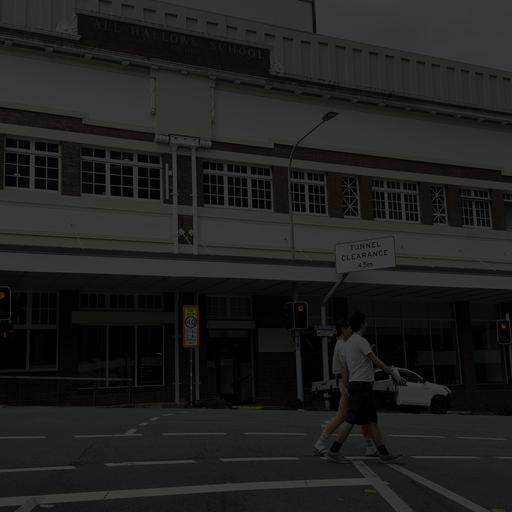
%> input picture Proposed_1(LLIE-CNN-Fused)/dataset/D2.jpg, 512 x 512 px
$ octave --eval "rgbtohsi('../dataset/D2.jpg');"   (GNU Octave 9; MATLAB toolbox functions it lacks are replaced by stand-ins)
%> lines starting %> are read from the running program, lines starting %| are printed output that depends on the picture; in (x1, y1, x2, y2) boxes, pixels count from 0 and x2, y2 are one past the last pixel; in counts of white or black regions, pixels touching at a corner belong together; the program's own positions count from 1
%Question No:10
%Write a MATLAB function which converts an RGB to HSI. Display the Hue
%image, Saturation image and the Intensity image. Histogram equalize the H,
%S and I images and the HSI image. Then convert the HSI image back to RGB.
function rgbtohsi(x)
%> called with x = '../dataset/D2.jpg'
F=imread(x);
%> F is the input picture: size 512x512x3 uint8; mean R, G, B 31, 31.3, 30.5
F=im2double(F);
%> F: size 512x512x3 double
r=F(:,:,1);
g=F(:,:,2);
b=F(:,:,3);
th=acos((0.5*((r-g)+(r-b)))./((sqrt((r-g).^2+(r-b).*(g-b)))+eps));
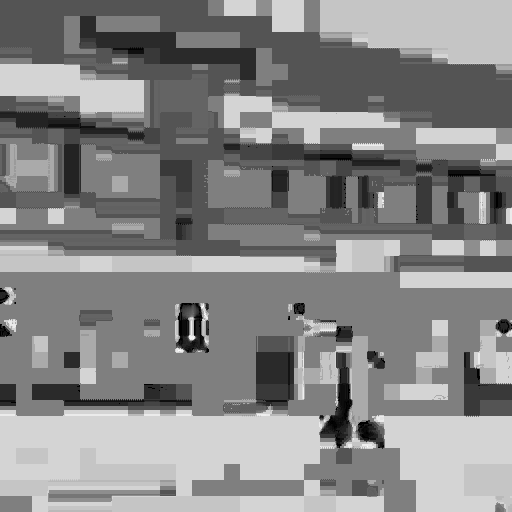
%> th: size 512x512 double; min 7.88e-08, max 3.14, mean 1.67; drawn with min black and max white
H=th;
H(b>g)=2*pi-H(b>g);
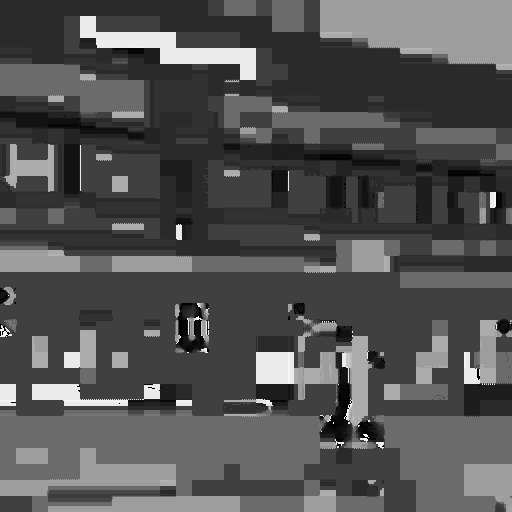
%> H: size 512x512 double; 15.73% of pixels changed, all inside (x1, y1, x2, y2) = (0, 0, 512, 512); drawn with min black and max white
H=H/(2*pi);
S=1-3.*(min(min(r,g),b))./(r+g+b+eps);
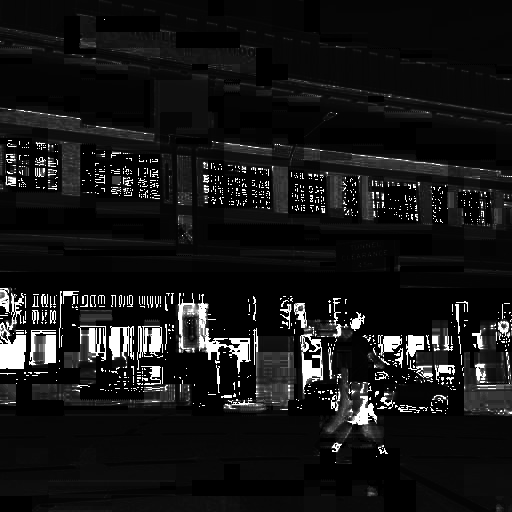
%> S: size 512x512 double; min 2.22e-16, max 1, mean 0.0881
I=(r+g+b)/3;
hsi=cat(3,H,S,I);
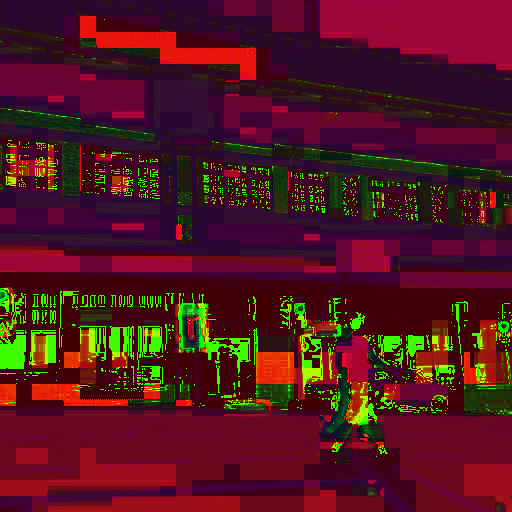
%> hsi: size 512x512x3 double; mean R, G, B 0.323, 0.0881, 0.121
HE=H*2*pi;
HE=histeq(HE);
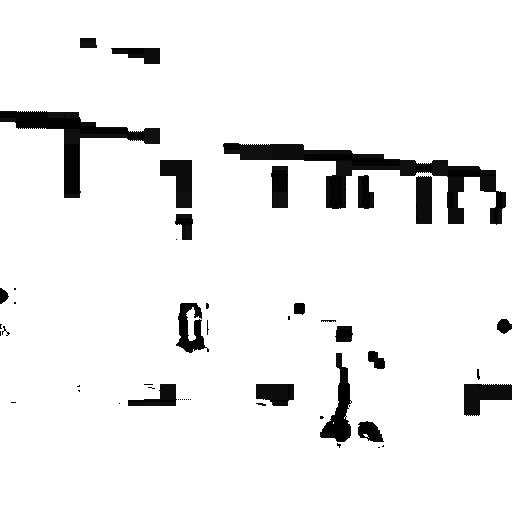
%> HE: size 512x512 double; min 0, max 1, mean 0.931
HE=HE/(2*pi);
SE=histeq(S);
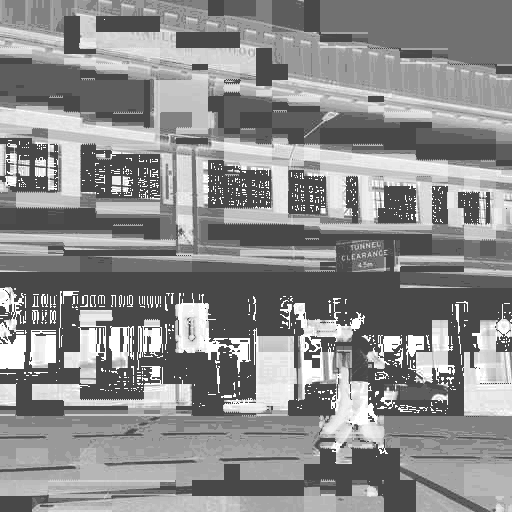
%> SE: size 512x512 double; min 0.286, max 1, mean 0.551
IE=histeq(I);
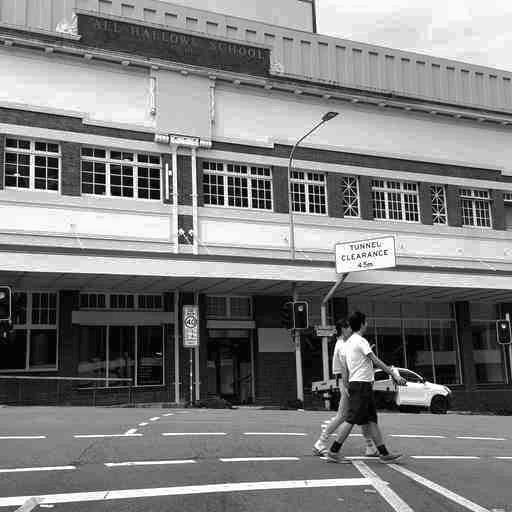
%> IE: size 512x512 double; min 0.0159, max 1, mean 0.501
choice=input('1:RGB to HSI\n2:Display Hue, Saturation and Intensity Images\n3:HSI to RGB\n4:Hue-Equalization\n5:Saturation-Equalization\n6:Intensity-Equalization\n7:HSI-Equalization\n Enter your choice :');
%> the answer given: 1
switch choice
    case 1
        figure,imshow(F),title('RGB Image');
        figure, imshow(hsi),title('HSI Image');
    case 2
        figure,imshow(F),title('RGB Image');
        figure, imshow(H),title('Hue Image');
        figure, imshow(S),title('Saturation Image');
        figure, imshow(I),title('Intensity Image');
    case 3
        C=hsitorgb(hsi);
        figure,imshow(hsi),title('HSI Image');
        figure, imshow(C),title('RGB Image');
    case 4
        RV=cat(3,HE,S,I);
        C=hsitorgb(RV);
        figure,imshow(hsi),title('HSI Image');
        figure,imshow(F),title('RGB Image');
        figure, imshow(C),title('RGB Image-Hue Equalized');
    case 5
        RV=cat(3,H,SE,I);
        C=hsitorgb(RV);
        figure,imshow(hsi),title('HSI Image');
        figure,imshow(F),title('RGB Image');
        figure, imshow(C),title('RGB Image-Saturation Equalized');
    case 6
        RV=cat(3,H,S,IE);
        C=hsitorgb(RV);
        figure,imshow(hsi),title('HSI Image');
        figure,imshow(F),title('RGB Image');
        figure, imshow(C),title('RGB Image-Intensity Equalized');
    case 7
        RV=cat(3,HE,SE,IE);
        C=hsitorgb(RV);
        figure,imshow(hsi),title('HSI Image');
        figure,imshow(F),title('RGB Image');
        figure, imshow(C),title('RGB Image-HSI Equalized');
    otherwise
        display('Wrong choice');
end
end
function C=hsitorgb(hsi)
HV=hsi(:,:,1)*2*pi;
SV=hsi(:,:,2);
IV=hsi(:,:,3);
R=zeros(size(HV));
G=zeros(size(HV));
B=zeros(size(HV));
%RG Sector
id=find((0<=HV)& (HV<2*pi/3));
B(id)=IV(id).*(1-SV(id));
R(id)=IV(id).*(1+SV(id).*cos(HV(id))./cos(pi/3-HV(id)));
G(id)=3*IV(id)-(R(id)+B(id));
%BG Sector
id=find((2*pi/3<=HV)& (HV<4*pi/3));
R(id)=IV(id).*(1-SV(id));
G(id)=IV(id).*(1+SV(id).*cos(HV(id)-2*pi/3)./cos(pi-HV(id)));
B(id)=3*IV(id)-(R(id)+G(id));
%BR Sector
id=find((4*pi/3<=HV)& (HV<2*pi));
G(id)=IV(id).*(1-SV(id));
B(id)=IV(id).*(1+SV(id).*cos(HV(id)-4*pi/3)./cos(5*pi/3-HV(id)));
R(id)=3*IV(id)-(G(id)+B(id));
C=cat(3,R,G,B);
C=max(min(C,1),0);
end

$ run again, on Proposed_1(LLIE-CNN-Fused)/dataset/D5.jpg
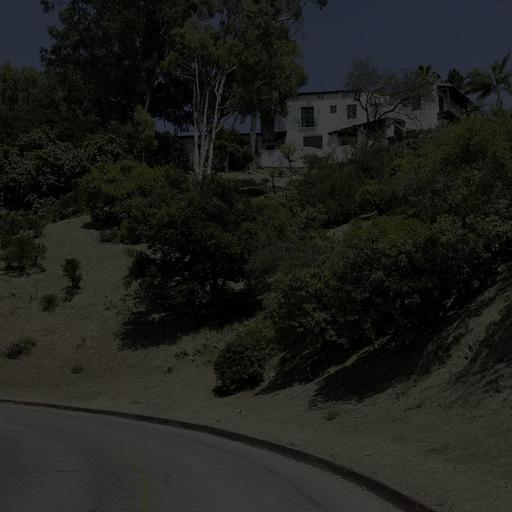
%> input picture Proposed_1(LLIE-CNN-Fused)/dataset/D5.jpg, 512 x 512 px
%> in rgbtohsi, F is the input picture: size 512x512x3 uint8; mean R, G, B 30.1, 31.3, 27.3
%> F: size 512x512x3 double
%> in rgbtohsi, `H(b>g)=2*pi-H(b>g);`:
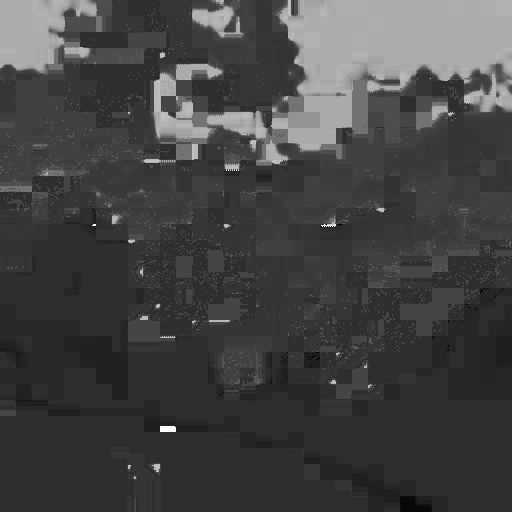
%> H: size 512x512 double; min 1.94e-07, max 5.76, mean 1.54; drawn with min black and max white
%> in rgbtohsi, `IE=histeq(I);`:
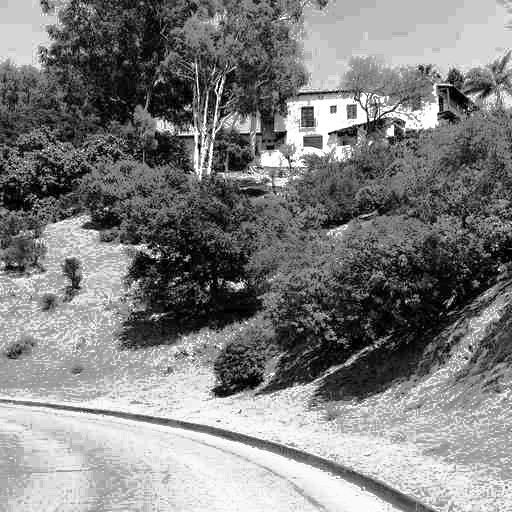
%> IE: size 512x512 double; min 0, max 1, mean 0.503
